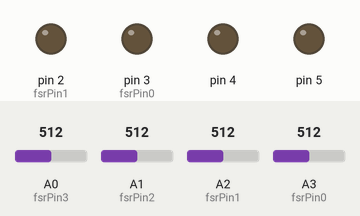
A sketch run on a simulated Arduino Uno, built with avr-gcc and run on an emulated ATmega328P. On the bench: output pins drawn as LEDs (lit = HIGH). The inputs (shaded band) are chosen by the test bench; at power-on: A0 (fsrPin3) = 512, A1 (fsrPin2) = 512, A2 (fsrPin1) = 512, A3 (fsrPin0) = 512.

Above: at 1.2 s.
1.3 s: A0 (fsrPin3) set to 593
2.8 s: A0 (fsrPin3) set to 617
At 4.0 s:
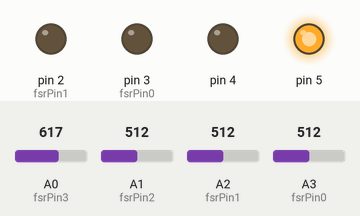
4.3 s: A1 (fsrPin2) set to 592
5.8 s: A1 (fsrPin2) set to 614
At 6.4 s:
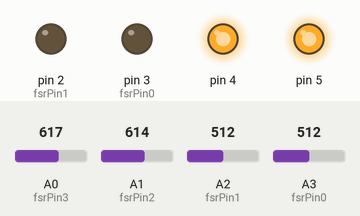
7.3 s: A2 (fsrPin1) set to 593
8.8 s: A2 (fsrPin1) set to 614
At 9.9 s:
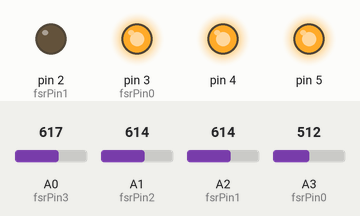
Timing chart, 0 to 11.3 s (numbered marks = the images above; inputs shaded):
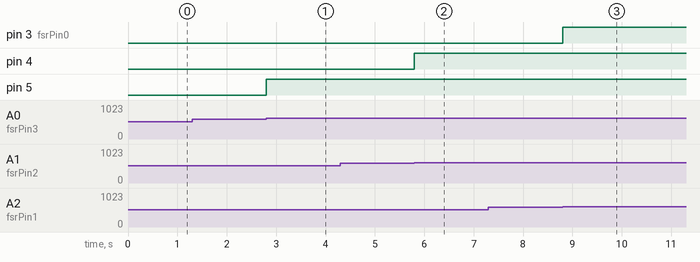

Measured:
- the behaviour switches between 600 and 601 on A0 (fsrPin3) (found by bisection; images 0 and 1)
- the behaviour switches between 600 and 601 on A1 (fsrPin2) (found by bisection; images 1 and 2)
- the behaviour switches between 600 and 601 on A2 (fsrPin1) (found by bisection; images 2 and 3)
- after the input at 1.3 s, every drawn part: stays the same
- after the input at 2.8 s, pin 5: LOW → HIGH at once
- after the input at 4.3 s, every drawn part: stays the same
- after the input at 5.8 s, pin 4: LOW → HIGH at once
- after the input at 7.3 s, every drawn part: stays the same
- after the input at 8.8 s, pin 3 (fsrPin0): LOW → HIGH at once

The sketch:

righthand.ino
```cpp
//****************************RIGHT GLOVE************************************//

int fsrPin0 = 3;
int fsrReading0;
int state0 = LOW;

int fsrPin1 = 2;
int fsrReading1;
int state1 = LOW;

int fsrPin2 = 1;
int fsrReading2;
int state2 = LOW;

int fsrPin3 = 0;
int fsrReading3;
int state3 = LOW;

int hold = 600;
int neutral=200;
void setup(void) {
  Serial.begin(115200);
  pinMode(2, OUTPUT);
  pinMode(3, OUTPUT);
  pinMode(4, OUTPUT);
  pinMode(5, OUTPUT);
}

void loop(void) {
  fsrReading0 = analogRead(fsrPin0);
  fsrReading1 = analogRead(fsrPin1);
  fsrReading2 = analogRead(fsrPin2);
  fsrReading3 = analogRead(fsrPin3);


  if (fsrReading0 > hold && state0 == LOW) {
    state0 = HIGH;
    //Serial.print("You just left clicked\n");
  }
  if (fsrReading1 > hold && state1 == LOW) {
    state1 = HIGH;
    //Serial.print("You just right clicked\n");
  }
  if (fsrReading2 > hold && state2 == LOW) {
    state2 = HIGH;
    //Serial.print("Scrolling held\n");
  }
  if (fsrReading3 > hold && state3 == LOW) {
    state3 = HIGH;
    //Serial.print("Recenter\n");
  }


  if (fsrReading0 < hold-neutral) {
    state0 = LOW;
  }
  if (fsrReading1 < hold-neutral) {
    state1 = LOW;  }
  if (fsrReading2 < hold-neutral) {
    state2 = LOW;  }
  if (fsrReading3 < hold-neutral) {
    state3 = LOW;  }

  digitalWrite(2,state0);
  digitalWrite(3,state1);
  digitalWrite(4,state2);
  digitalWrite(5,state3);


    //delay(10);
}
```
